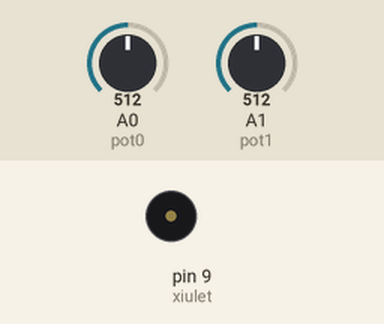
This sketch was run on a simulated Arduino Uno, built with avr-gcc and run on an emulated ATmega328P. Shown: buzzer (waves = sounding). Inputs (shaded band) come from the test bench; at power-on: A1 (pot1) = 512, A0 (pot0) = 512.

Above: at 1.8 s.
1.9 s: A1 (pot1) set to 270
At 2.4 s:
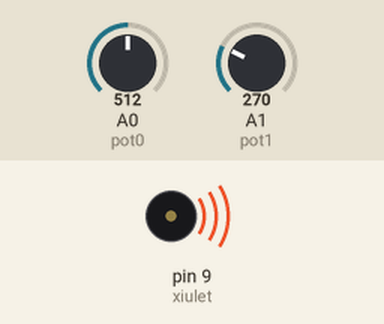
5.4 s: A1 (pot1) set to 246
At 6.5 s:
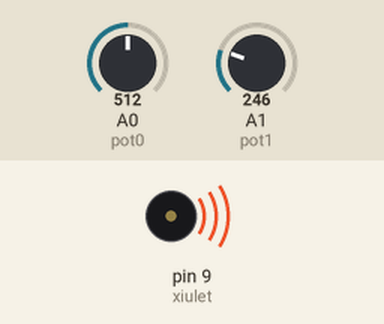
7.3 s: A0 (pot0) set to 499
8.9 s: A0 (pot0) set to 480
At 10.01 s:
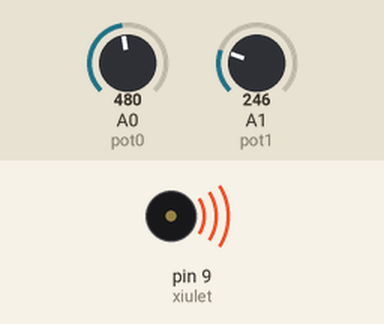
12.4 s: A0 (pot0) set to 511
At 13.9 s:
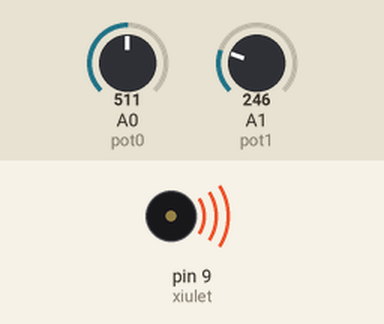
Timing chart, 0 to 15.2 s (numbered marks = the images above; inputs shaded):
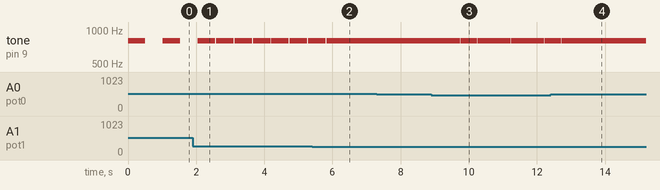

The sketch:

exercici_5.ino
```cpp
/*""""""""""""""""""""""""""""""""""""""""""""""""""""""""""""""""""""""""""""""""""""""
""                                                                                    ""
""                                                                                    ""
""                                 TÍTOL: HELLO WORLD                                 ""
""                                 GABRIEL JAN IWAN                                   ""
""                                                                                    ""
""                                                                                    ""
""                                                                                    ""
""""""""""""""""""""""""""""""""""""""""""""""""""""""""""""""""""""""""""""""""""""""*/

//"""""""""""""""""""""""""""""""""""" INCLUDE """""""""""""""""""""""""""""""""""""""""


//"""""""""""""""""""""""""""""""""""" VARIABLES """""""""""""""""""""""""""""""""""""""

const byte xiulet = 9;        // donar nom al pin 9 de l’Arduino
const byte pot0 = A0;         // donar nom al pin A0 de l’Arduino
const byte pot1 = A1;         // donar nom al pin A0 de l’Arduino

int valPot0;
int valPot1;


//""""""""""""""""""""""""""""""""""""" SETUP """"""""""""""""""""""""""""""""""""""""""

void setup()                                 // CONFIGURA EL FINAL DE SORTIDA
{

  pinMode(xiulet, OUTPUT);   // definir el pin 9 com una sortida


}


//""""""""""""""""""""""""""""""""""""" LOOP """""""""""""""""""""""""""""""""""""""""""

void loop() {                                          //INICIA EL PROGRAMA EN BUCLE

valPot0 = analogRead(pot0);    // llegir valor potenciòmetre
valPot1 = analogRead(pot1);    // llegir valor potenciòmetre

  tone(xiulet, 800, valPot0);    // xiulet de durada valPot0
  delay(2*valPot1);              // esperar valPot0 del xiulet + valPot0 silenci

}


//""""""""""""""""""""""""""""""""""""" FUNCIONS """"""""""""""""""""""""""""""""""""""""
```

Measured:
- the behaviour switches between 256 and 255 on A1 (pot1) (found by bisection; images 1 and 2)
- the behaviour switches between 493 and 492 on A0 (pot0) (found by bisection; images 2 and 3)
- after the input at 1.9 s, tone on pin 9 (xiulet): alternates 800 Hz for 0.51 s and silent for 0.03 s, starting after 0.69 s
- after the input at 5.4 s, tone on pin 9 (xiulet): goes on until 5.8 s, then stays 800 Hz
- after the input at 7.3 s, every drawn part: stays the same
- after the input at 8.9 s, tone on pin 9 (xiulet): alternates 800 Hz for 0.48 s and silent for 0.01 s, starting after 0.86 s
- after the input at 12.4 s, tone on pin 9 (xiulet): goes on until 12.7 s, then stays 800 Hz
- by itself, tone on pin 9 (xiulet): alternates 800 Hz for 0.51 s and silent for 0.51 s
